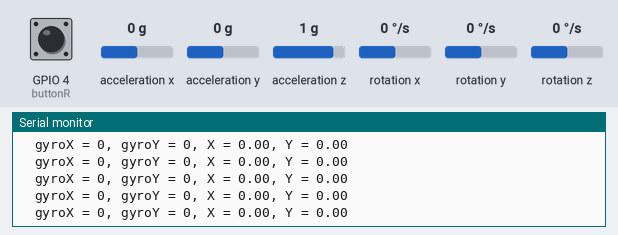
Simulated run of this sketch. Board: ESP32. On the bench: the last lines printed to the serial monitor. The inputs (shaded band) are chosen by the test bench; at power-on: acceleration z 1 g, acceleration y 0 g, rotation x 0 °/s, GPIO 4 (buttonR) HIGH, rotation y 0 °/s, acceleration x 0 g, rotation z 0 °/s. USB keyboard and mouse output is not drawn.

Above: at 1.3 s.
1.4 s: acceleration z set to 0 g
At 1.46 s:
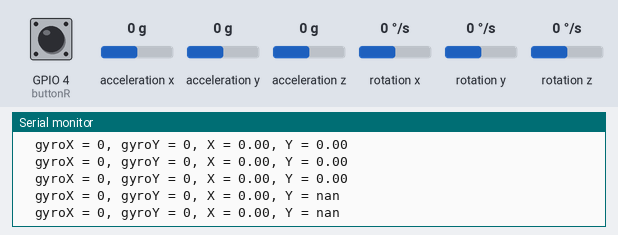
3.2 s: acceleration y set to -1.4 g
At 3.23 s:
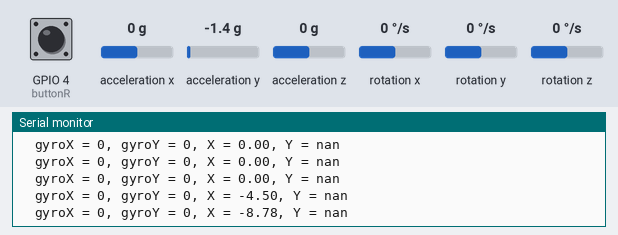
6.2 s: rotation x set to -192 °/s
At 6.24 s:
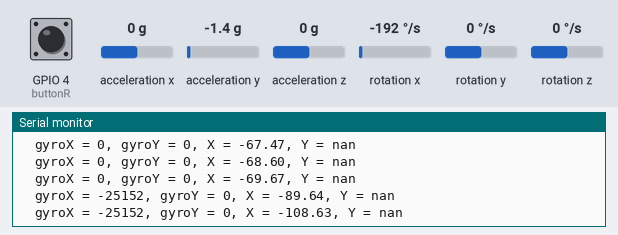
9.2 s: GPIO 4 (buttonR) pulled LOW for 0.15 s
At 9.41 s:
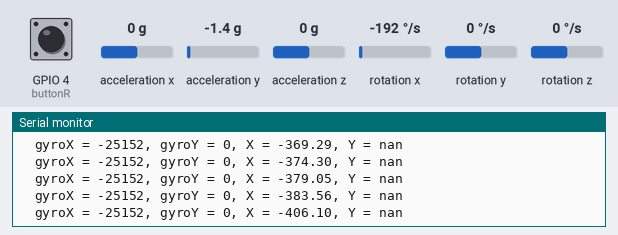
12.3 s: GPIO 4 (buttonR) pulled LOW for 1 s
At 12.53 s:
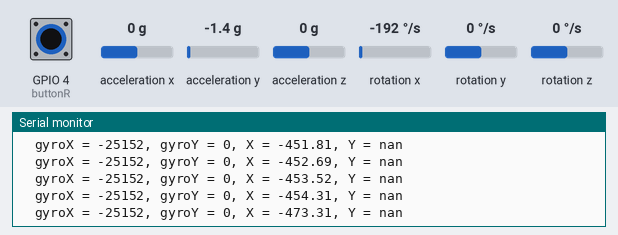
16.3 s: rotation y set to -192 °/s
At 16.31 s:
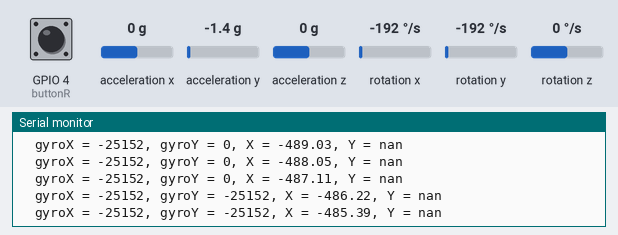
Timing chart, 0 to 19.3 s (numbered marks = the images above; inputs shaded):
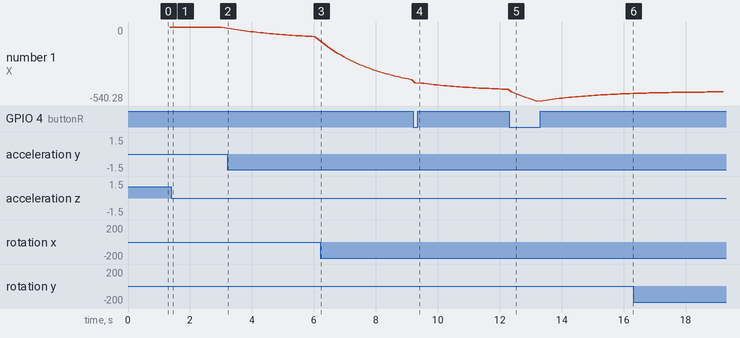

Measured:
- after the input at 1.4 s, the serial monitor: prints a new line after 0.06 s (image 1)
- after the input at 3.2 s, the serial monitor: prints a new line at once (image 2)
- after the input at 6.2 s, the serial monitor: prints a new line at once (image 3)
- after the input at 9.2 s, the serial monitor: prints a new line after 0.06 s (image 4)
- after the input at 12.3 s, the serial monitor: prints a new line after 0.07 s (image 5)
- after the input at 16.3 s, the serial monitor: prints a new line at once (image 6)
- plotted number 1: 0 → -4.5 after the input at 1.4 s, -4.5 → -89.64 after the input at 3.2 s, -89.64 → -383.56 after the input at 6.2 s, -383.56 → -454.31 after the input at 9.2 s, -454.31 → -486.22 after the input at 12.3 s

The sketch:

BleMouse_KalmanFilter_MPU6050.ino
```cpp
#include "I2Cdev.h"
#include <MPU6050.h>
#include <BleMouse.h>
#if I2CDEV_IMPLEMENTATION == I2CDEV_ARDUINO_WIRE
#include "Wire.h"
#endif
BleMouse bleMouse;
#define RESTRICT_PITCH // Comment out to restrict roll to ±90deg instead - please read: http://www.freescale.com/files/sensors/doc/app_note/AN3461.pdf
#define _Kalman_h_

class Kalman {
public:
    Kalman();

    // The angle should be in degrees and the rate should be in degrees per second and the delta time in seconds
    float getAngle(float newAngle, float newRate, float dt);

    void setAngle(float angle); // Used to set angle, this should be set as the starting angle
    float getRate(); // Return the unbiased rate

    /* These are used to tune the Kalman filter */
    void setQangle(float Q_angle);
    /**
     * setQbias(float Q_bias)
     * Default value (0.003f) is in Kalman.cpp.
     * Raise this to follow input more closely,
     * lower this to smooth result of kalman filter.
     */
    void setQbias(float Q_bias);
    void setRmeasure(float R_measure);

    float getQangle();
    float getQbias();
    float getRmeasure();

private:
    /* Kalman filter variables */
    float Q_angle; // Process noise variance for the accelerometer
    float Q_bias; // Process noise variance for the gyro bias
    float R_measure; // Measurement noise variance - this is actually the variance of the measurement noise

    float angle; // The angle calculated by the Kalman filter - part of the 2x1 state vector
    float bias; // The gyro bias calculated by the Kalman filter - part of the 2x1 state vector
    float rate; // Unbiased rate calculated from the rate and the calculated bias - you have to call getAngle to update the rate

    float P[2][2]; // Error covariance matrix - This is a 2x2 matrix
};

Kalman kalmanY; // Create the Kalman instances
Kalman kalmanX;

/* IMU Data */
MPU6050 imu;
// int16_t ax, ay, az, gx, gy, gz;
int16_t accX, accY, accZ;
int16_t gyroX, gyroY, gyroZ;

double gyroXangle, gyroYangle; // Angle calculate using the gyro only
double compAngleX, compAngleY; // Calculated angle using a complementary filter
double kalAngleX, kalAngleY; // Calculated angle using a Kalman filter

uint32_t timer;
uint8_t i2cData[14]; // Buffer for I2C data

// int vx, vy;
int buttonL = 0; // IO0 button
int buttonR = 4;
int buttonLstate = HIGH;
int buttonRstate = HIGH;

void setup() {
  Serial.begin(115200);
  Wire.begin();
  pinMode(buttonL, INPUT_PULLUP);
  pinMode(buttonR, INPUT_PULLUP);

  Serial.print("MPU6050 initializing");
  imu.initialize();

  delay(100); // Wait for sensor to stabilize

  /* Set kalman and gyro starting angle */
  imu.getAcceleration(&accY, &accX, &accZ);

  // Source: http://www.freescale.com/files/sensors/doc/app_note/AN3461.pdf eq. 25 and eq. 26
  // atan2 outputs the value of -π to π (radians) - see http://en.wikipedia.org/wiki/Atan2
  // It is then converted from radians to degrees
#ifdef RESTRICT_PITCH // Eq. 25 and 26
  double roll  = atan2(accX, accZ) * RAD_TO_DEG;
  double pitch = atan(-accY / sqrt(accX * accX + accZ * accZ)) * RAD_TO_DEG;
#endif

  kalmanY.setAngle(roll); // Set starting angle
  kalmanX.setAngle(pitch);
  gyroYangle = roll;
  gyroXangle = pitch;
  compAngleY = roll;
  compAngleX = pitch;

  timer = micros();

  while (!imu.testConnection()) { Serial.print("."); }
  Serial.println();
  Serial.println("BLE Mouse starting !");
  bleMouse.begin();
}

void loop() {
   /* Update IMU sensor values */
  imu.getAcceleration(&accY, &accX, &accZ);
  imu.getRotation(&gyroY, &gyroX, &gyroZ);

  double dt = (double)(micros() - timer) / 1000000; // Calculate delta time
  timer = micros();

  // Source: http://www.freescale.com/files/sensors/doc/app_note/AN3461.pdf eq. 25 and eq. 26
  // atan2 outputs the value of -π to π (radians) - see http://en.wikipedia.org/wiki/Atan2
  // It is then converted from radians to degrees
#ifdef RESTRICT_PITCH // Eq. 25 and 26
  double roll  = atan2(accX, accZ) * RAD_TO_DEG;
  double pitch = atan(-accY / sqrt(accX * accX + accZ * accZ)) * RAD_TO_DEG;
#endif

  double gyroYrate = gyroY / 131.0; // Convert to deg/s
  double gyroXrate = gyroX / 131.0; // Convert to deg/s

#ifdef RESTRICT_PITCH
  // This fixes the transition problem when the accelerometer angle jumps between -180 and 180 degrees
  if ((roll < -90 && kalAngleY > 90) || (roll > 90 && kalAngleY < -90)) {
    kalmanY.setAngle(roll);
    compAngleY = roll;
    kalAngleY = roll;
    gyroYangle = roll;
  } else
    kalAngleY = kalmanY.getAngle(roll, gyroYrate, dt); // Calculate the angle using a Kalman filter

  if (abs(kalAngleY) > 90)
    gyroXrate = -gyroXrate; // Invert rate, so it fits the restriced accelerometer reading
  kalAngleX = kalmanX.getAngle(pitch, gyroXrate, dt);
#else
  // This fixes the transition problem when the accelerometer angle jumps between -180 and 180 degrees
  if ((pitch < -90 && kalAngleX > 90) || (pitch > 90 && kalAngleX < -90)) {
    kalmanX.setAngle(pitch);
    compAngleX = pitch;
    kalAngleX = pitch;
    gyroXangle = pitch;
  } else
    kalAngleX = kalmanX.getAngle(pitch, gyroXrate, dt); // Calculate the angle using a Kalman filter

  if (abs(kalAngleX) > 90)
    gyroYrate = -gyroYrate; // Invert rate, so it fits the restriced accelerometer reading
  kalAngleY = kalmanY.getAngle(roll, gyroYrate, dt); // Calculate the angle using a Kalman filter
#endif

  gyroYangle += gyroYrate * dt; // Calculate gyro angle without any filter
  gyroXangle += gyroXrate * dt;
  //gyroYangle += kalmanY.getRate() * dt; // Calculate gyro angle using the unbiased rate
  //gyroXangle += kalmanX.getRate() * dt;

  compAngleY= 0.95 * (compAngleY + gyroYrate * dt) + 0.05 * roll; // Calculate the angle using a Complimentary filter
  compAngleX = 0.95 * (compAngleX + gyroXrate * dt) + 0.05 * pitch;

  // Reset the gyro angle when it has drifted too much
  if (gyroYangle < -180 || gyroYangle > 180)
    gyroYangle = kalAngleY;
  if (gyroXangle < -180 || gyroXangle > 180)
    gyroXangle = kalAngleX;
  // imu.getMotion6(&ax, &ay, &az, &gx, &gy, &gz);
  //vx =  (compAngleX+15)/150;
  //vy = -(compAngleY-100)/150;

  Serial.print("gyroX = ");   Serial.print(gyroY);
  Serial.print(", gyroY = "); Serial.print(gyroX);
  Serial.print(", X = ");    Serial.print(compAngleY);
  Serial.print(", Y = ");  Serial.println(compAngleX);
  Serial.print("\t");

  bleMouse.move(compAngleX,compAngleY);

  buttonLstate = digitalRead(buttonL);
  buttonRstate = digitalRead(buttonR);

  if (buttonLstate == LOW) { // press button to Ground
    bleMouse.click(MOUSE_LEFT);
    delay(100);
  }
  else if(buttonRstate == LOW) { // press button to Ground
    bleMouse.click(MOUSE_RIGHT);
    delay(100);
  }
  delay(100);
}
```

Kalman.cpp
```cpp
// (licence header left out)
#include "Kalman.h"

Kalman::Kalman() {
    /* We will set the variables like so, these can also be tuned by the user */
    Q_angle = 0.001f;
    Q_bias = 0.003f;
    R_measure = 0.03f;

    angle = 0.0f; // Reset the angle
    bias = 0.0f; // Reset bias

    P[0][0] = 0.0f; // Since we assume that the bias is 0 and we know the starting angle (use setAngle), the error covariance matrix is set like so - see: http://en.wikipedia.org/wiki/Kalman_filter#Example_application.2C_technical
    P[0][1] = 0.0f;
    P[1][0] = 0.0f;
    P[1][1] = 0.0f;
};

// The angle should be in degrees and the rate should be in degrees per second and the delta time in seconds
float Kalman::getAngle(float newAngle, float newRate, float dt) {
    // KasBot V2  -  Kalman filter module - http://www.x-firm.com/?page_id=145
    // Modified by Kristian Lauszus
    // See my blog post for more information: http://blog.tkjelectronics.dk/2012/09/a-practical-approach-to-kalman-filter-and-how-to-implement-it

    // Discrete Kalman filter time update equations - Time Update ("Predict")
    // Update xhat - Project the state ahead
    /* Step 1 */
    rate = newRate - bias;
    angle += dt * rate;

    // Update estimation error covariance - Project the error covariance ahead
    /* Step 2 */
    P[0][0] += dt * (dt*P[1][1] - P[0][1] - P[1][0] + Q_angle);
    P[0][1] -= dt * P[1][1];
    P[1][0] -= dt * P[1][1];
    P[1][1] += Q_bias * dt;

    // Discrete Kalman filter measurement update equations - Measurement Update ("Correct")
    // Calculate Kalman gain - Compute the Kalman gain
    /* Step 4 */
    float S = P[0][0] + R_measure; // Estimate error
    /* Step 5 */
    float K[2]; // Kalman gain - This is a 2x1 vector
    K[0] = P[0][0] / S;
    K[1] = P[1][0] / S;

    // Calculate angle and bias - Update estimate with measurement zk (newAngle)
    /* Step 3 */
    float y = newAngle - angle; // Angle difference
    /* Step 6 */
    angle += K[0] * y;
    bias += K[1] * y;

    // Calculate estimation error covariance - Update the error covariance
    /* Step 7 */
    float P00_temp = P[0][0];
    float P01_temp = P[0][1];

    P[0][0] -= K[0] * P00_temp;
    P[0][1] -= K[0] * P01_temp;
    P[1][0] -= K[1] * P00_temp;
    P[1][1] -= K[1] * P01_temp;

    return angle;
};

void Kalman::setAngle(float angle) { this->angle = angle; }; // Used to set angle, this should be set as the starting angle
float Kalman::getRate() { return this->rate; }; // Return the unbiased rate

/* These are used to tune the Kalman filter */
void Kalman::setQangle(float Q_angle) { this->Q_angle = Q_angle; };
void Kalman::setQbias(float Q_bias) { this->Q_bias = Q_bias; };
void Kalman::setRmeasure(float R_measure) { this->R_measure = R_measure; };

float Kalman::getQangle() { return this->Q_angle; };
float Kalman::getQbias() { return this->Q_bias; };
float Kalman::getRmeasure() { return this->R_measure; };
```

Kalman.h
```cpp
// (licence header left out)
#ifndef _Kalman_h_
#define _Kalman_h_

class Kalman {
public:
    Kalman();

    // The angle should be in degrees and the rate should be in degrees per second and the delta time in seconds
    float getAngle(float newAngle, float newRate, float dt);

    void setAngle(float angle); // Used to set angle, this should be set as the starting angle
    float getRate(); // Return the unbiased rate

    /* These are used to tune the Kalman filter */
    void setQangle(float Q_angle);
    /**
     * setQbias(float Q_bias)
     * Default value (0.003f) is in Kalman.cpp.
     * Raise this to follow input more closely,
     * lower this to smooth result of kalman filter.
     */
    void setQbias(float Q_bias);
    void setRmeasure(float R_measure);

    float getQangle();
    float getQbias();
    float getRmeasure();

private:
    /* Kalman filter variables */
    float Q_angle; // Process noise variance for the accelerometer
    float Q_bias; // Process noise variance for the gyro bias
    float R_measure; // Measurement noise variance - this is actually the variance of the measurement noise

    float angle; // The angle calculated by the Kalman filter - part of the 2x1 state vector
    float bias; // The gyro bias calculated by the Kalman filter - part of the 2x1 state vector
    float rate; // Unbiased rate calculated from the rate and the calculated bias - you have to call getAngle to update the rate

    float P[2][2]; // Error covariance matrix - This is a 2x2 matrix
};

#endif
```
